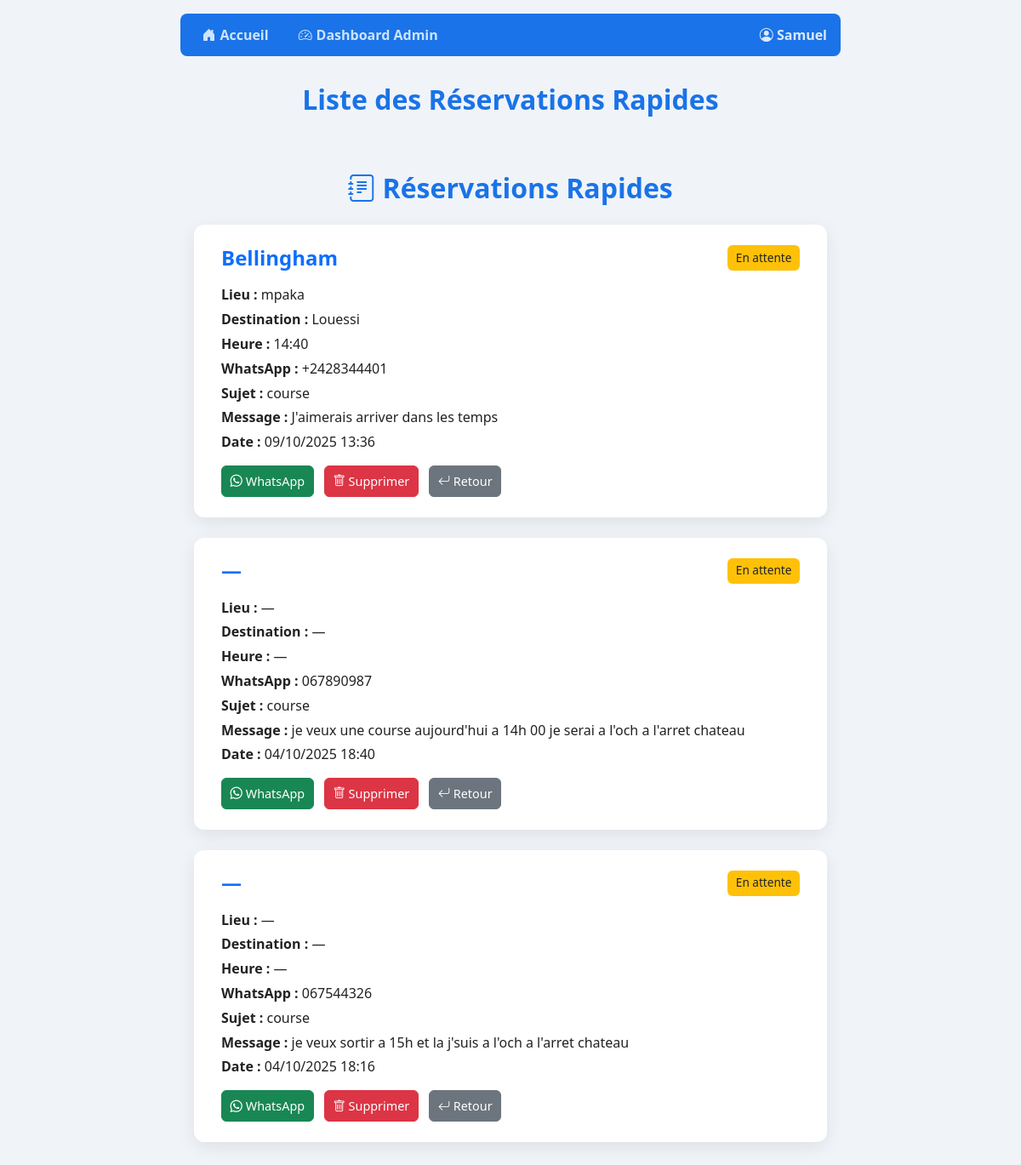
/reservations-rapides/ (signed in), run on the app's committed database.
### gestion/models.py (models this page shows, shortened)
class User(AbstractUser):
    ROLE_CHOICES = (
        ('admin', 'Administrateur'),
        ('conducteur', 'Conducteur'),
    )
    role = models.CharField(max_length=20, choices=ROLE_CHOICES, default='conducteur')

class ReservationRapide(models.Model):
    client = models.ForeignKey(User, on_delete=models.SET_NULL, null=True, blank=True)
    nom = models.CharField(max_length=150, blank=True, null=True)
    lieu = models.CharField(max_length=200, blank=True, null=True)
    destination = models.CharField(max_length=200, blank=True, null=True)
    heure = models.TimeField(blank=True, null=True)
    sujet = models.CharField(max_length=200)
    message = models.TextField()
    whatsapp = models.CharField(max_length=20, blank=True, null=True)
    statut = models.CharField(max_length=20, default='en attente')  # 'en attente' ou 'lu'
    date_creation = models.DateTimeField(auto_now_add=True)

### gestion/views.py (the view)
# urls.py: path('reservations-rapides/', views.liste_reservations_rapides, name='liste_reservations_rapides'),
@login_required
@staff_member_required  # si seulement les admins peuvent voir
def liste_reservations_rapides(request):
    reservations = ReservationRapide.objects.select_related('client').order_by('-date_creation')
    context = {
        'reservations': reservations
    }
    return render(request, 'liste_reservations_rapides.html', context)

### gestion/templates/liste_reservations_rapides.html (shortened to what this page needs)
{% extends "base.html" %}
{% load static %}
{% block page_title %}Liste des Réservations Rapides{% endblock %}
{% block content %}
<div class="reservation-container">
    <h2 class="text-center mb-4"><i class="bi bi-journal-text"></i> Réservations Rapides</h2>
    {% if reservations %}
        {% for r in reservations %}
            <div class="reservation-card">
                <div class="reservation-header">
                    <h4>{{ r.nom|default:"—" }}</h4>
                    <span class="reservation-badge {% if r.statut == 'en attente' %}status-en-attente{% else %}status-lu{% endif %}">
                        {% if r.statut == 'en attente' %}En attente{% else %}Lu{% endif %}
                    </span>
                </div>
                <div class="reservation-body">
                    <p><strong>Lieu :</strong> {{ r.lieu|default:"—" }}</p>
                    <p><strong>Destination :</strong> {{ r.destination|default:"—" }}</p>
                    <p><strong>Heure :</strong> {% if r.heure %}{{ r.heure|time:"H:i" }}{% else %}—{% endif %}</p>
                    <p><strong>WhatsApp :</strong> {{ r.whatsapp|default:"—" }}</p>
                    <p><strong>Sujet :</strong> {{ r.sujet|default:"(Aucun sujet)" }}</p>
                    <p><strong>Message :</strong> {{ r.message|default:"(Aucun message)" }}</p>
                    <p><strong>Date :</strong> {{ r.date_creation|date:"d/m/Y H:i" }}</p>
                </div>
                <div class="reservation-actions">
                    {% if r.whatsapp %}
                        <a href="https://wa.me/{{ r.whatsapp }}" target="_blank" class="btn btn-success">
                            <i class="bi bi-whatsapp"></i> WhatsApp
                        </a>
                    {% endif %}
                    <a href="{% url 'supprimer_reservation' r.id %}"
                       class="btn btn-danger"
                       onclick="return confirm('Voulez-vous vraiment supprimer cette réservation ?');">
                        <i class="bi bi-trash"></i> Supprimer
                    </a>
                    <a href="{% url 'reservations_admin' %}" class="btn btn-secondary">
                        <i class="bi bi-arrow-return-left"></i> Retour
                    </a>
                </div>
            </div>
        {% endfor %}
    {% else %}
        <p class="text-center text-muted">Aucune réservation rapide enregistrée pour le moment.</p>
    {% endif %}
</div>
{% endblock %}

### gestion/templates/base.html (shortened to what this page needs)
<!DOCTYPE html>
<html lang="fr">
<head>
    <link href="https://cdn.jsdelivr.net/npm/bootstrap@5.3.3/dist/css/bootstrap.min.css" rel="stylesheet">
    <link href="https://cdn.jsdelivr.net/npm/bootstrap-icons@1.10.5/font/bootstrap-icons.css" rel="stylesheet">
</head>
<body>
    <div class="container">
        {% if user.is_authenticated %}
        <nav>
            <ul>
                <li><a href="{% url 'home' %}"><i class="bi bi-house-door-fill"></i> Accueil</a></li>
                {% if user.role == "admin" %}
                    <li><a href="{% url 'admin_dashboard' %}"><i class="bi bi-speedometer2"></i> Dashboard Admin</a></li>
                {% elif user.role == "conducteur" %}
                    <li><a href="{% url 'conducteur_dashboard' %}"><i class="bi bi-person-badge-fill"></i> Mon Pointage</a></li>
                {% endif %}
                <li class="ms-auto"><strong><i class="bi bi-person-circle"></i> {{ user.username }}</strong></li>
            </ul>
        </nav>
        {% endif %}
        <h2>{% block page_title %}{% endblock %}</h2>
        {% block content %}{% endblock %}
    </div>
</body>
</html>

### gestion/templates/base.html (style rules this page uses)
body { font-family: 'Segoe UI', Tahoma, Geneva, Verdana, sans-serif; background-color: #f9fafb; margin: 0; padding: 1rem; min-height: 100vh; color: #222; text-align: justify; }
.container { max-width: 800px; margin: 0 auto; }
nav ul { list-style: none; padding: 0; margin-bottom: 2rem; display: flex; gap: 1rem; flex-wrap: wrap; align-items: center; background: #1a73e8; border-radius: 8px; padding: 0.5rem 1rem; }
nav ul li { margin: 0; color: white; font-weight: 600; }
nav ul li a { text-decoration: none; font-weight: 700; color: #cce4ff; padding: 0.3rem 0.6rem; border-radius: 6px; transition: background-color 0.3s ease; display: inline-flex; align-items: center; gap: 0.3rem; }
nav ul li.ms-auto { margin-left: auto; color: #dbe9ff; }
h2 { font-weight: 700; color: #1a73e8; margin-bottom: 1.5rem; text-align: center; }

### gestion/templates/liste_reservations_rapides.html (style rules this page uses)
body { background: #f0f4f8; font-family: 'Segoe UI', Tahoma, Geneva, Verdana, sans-serif; }
.reservation-container { max-width: 1100px; margin: 50px auto; padding: 1rem; }
.reservation-card { background: #fff; border-radius: 12px; padding: 1.5rem 2rem; box-shadow: 0 6px 20px rgba(0,0,0,0.08); margin-bottom: 1.5rem; transition: transform 0.25s ease, box-shadow 0.25s ease; }
.reservation-header { display: flex; justify-content: space-between; align-items: center; margin-bottom: 1rem; }
.reservation-header h4 { font-weight: 600; color: #0d6efd; margin: 0; }
.reservation-badge { font-size: 0.85rem; padding: 0.3rem 0.6rem; border-radius: 6px; font-weight: 500; }
.status-en-attente { background-color: #ffc107; color: #212529; }
.reservation-body { margin-bottom: 1rem; }
.reservation-body p { margin: 0.3rem 0; word-break: break-word; }
.reservation-actions a { margin-right: 0.5rem; font-size: 0.9rem; }
.reservation-actions a.btn { border-radius: 6px; padding: 0.4rem 0.6rem; transition: transform 0.2s ease; }

### data on the page
User: username "Samuel"
ReservationRapide: nom "Bellingham", statut "En attente", lieu "mpaka", destination "Louessi", heure "14:40", whatsapp "+2428344401", sujet "course", message "J'aimerais arriver dans les temps", date_creation "09/10/2025 13:36"
ReservationRapide: nom "—", statut "En attente", lieu "—", destination "—", whatsapp "067890987", sujet "course", message "je veux une course aujourd'hui a 14h 00 je serai a l'och a l'arret chateau", date_creation "04/10/2025 18:40"
ReservationRapide: nom "—", statut "En attente", lieu "—", destination "—", whatsapp "067544326", sujet "course", message "je veux sortir a 15h et la j'suis a l'och a l'arret chateau", date_creation "04/10/2025 18:16"
